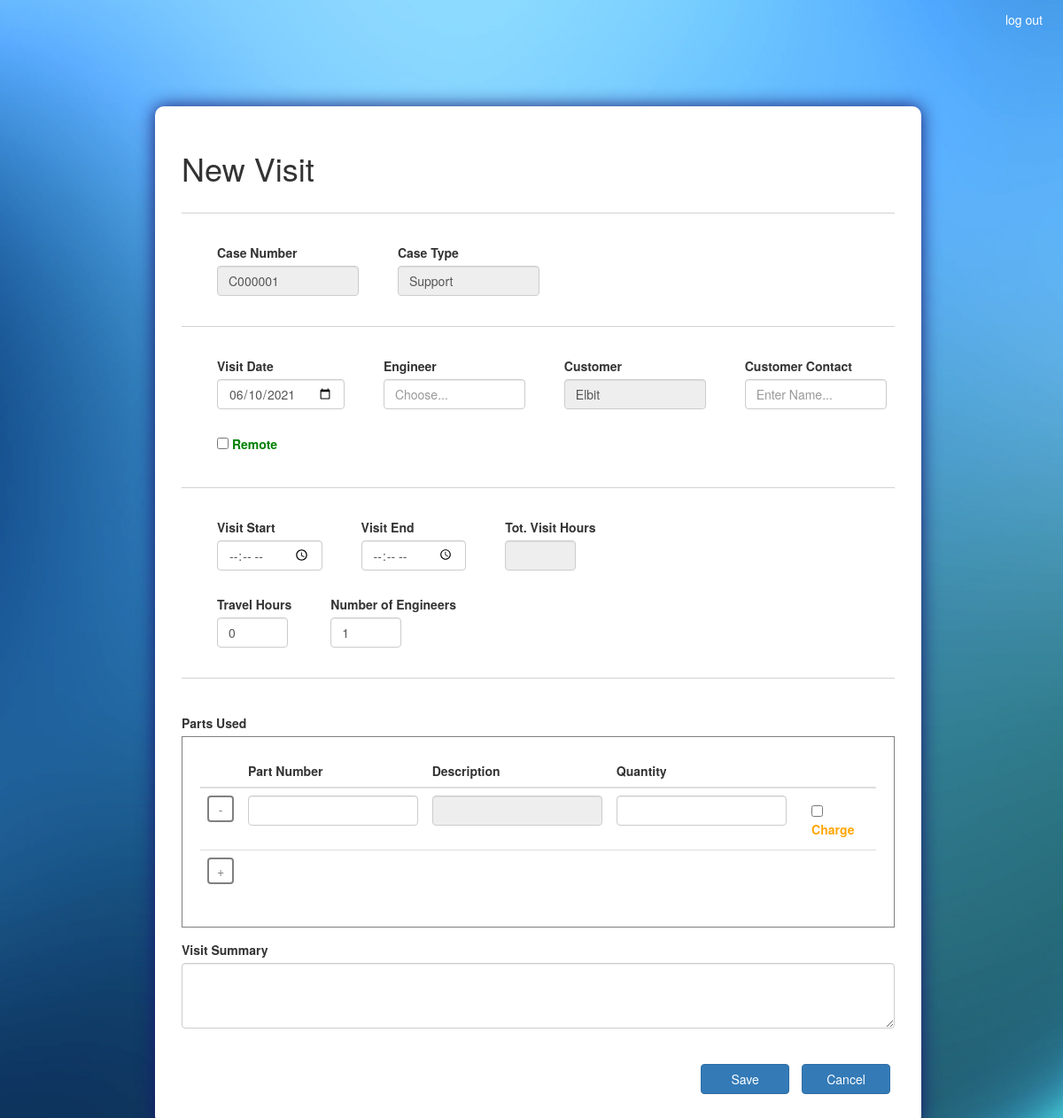
The app's page /new_visit/C000001/ (signed in) with its own data.
### ASISupport_app/models.py (models this page shows, shortened)
class Case(models.Model):
	TYPES = (
		('Support', 'Support'),
		('Training', 'Training'),
		('Maintenance', 'Maintenance'),
		('installation','Installation')
	)
	STATUSES = (
		('Open', 'Open'),
		('Resolved', 'Resolved'),
		('Closed', 'Closed'),
		('On Hold','On Hold'),
		('Cancelled','Cancelled')
	)
	case_num 				= models.CharField(max_length=100, primary_key=True)
	case_type 				= models.CharField(max_length=100, choices=TYPES)
	status 					= models.CharField(max_length=100, choices=STATUSES)
	create_date 			= models.DateTimeField(default=timezone.now)
	target_date 			= models.DateField()
	actual_date 			= models.DateField(blank=True, null=True)
	case_manager 			= models.ForeignKey(Employee, on_delete=models.CASCADE)
	machine_down 			= models.BooleanField(default=False)
	customer 				= models.ForeignKey(Customer, on_delete=models.CASCADE)
	customer_contact 		= models.CharField(max_length=100)
	case_description 		= models.TextField()
	cancellation_reason 	= models.TextField(blank=True, null=True)
	on_hold_reason 			= models.TextField(blank=True, null=True)

class Customer(models.Model):
	customer_name 			= models.CharField(max_length=100, primary_key=True)
	def __str__(self):
		return self.customer_name

### ASISupport_app/views.py (the view, shortened to what this page needs)
# urls.py: path('new_visit/<id>/', views.new_visit_view, name = 'new_visit'),
@login_required(login_url='/accounts/login/')
def new_visit_view(request, id):
	state = 'new'
	case = Case.objects.get(case_num=id)
	if request.method == 'POST' and 'cancel_btn' in request.POST:
		return redirect('ASISupport_app:view_case', id=id)
	parts = Parts.objects.all()
	parts_dict = {part.part_pn:part.part_description for part in parts}
	employees = Employee.objects.all()
	return render(request, 'ASISupport_app/visit.html', locals())

### templates/ASISupport_app/visit.html (shortened to what this page needs)
<!DOCTYPE html>
{% extends "ASISupport_app/base.html" %}
{% load static %}
{% block head_block %}
	<link rel="stylesheet" type="text/css" href="{% static 'css/visit.css' %}">
{% endblock %}
{% block body_block %}
	<section class="col-sm-1 col-sm-10 col-sm-1">
		{% if state == 'view' %}
			<form class="form-container" action="{% url 'ASISupport_app:view_visit' visit.visit_num %}" method="POST" autocomplete="off">
				{% csrf_token %}
				<div>
					<h1 class="inline_it">Visit {{ visit.visit_num }}</h1>
					<div class="action_btn">
						{% if permit_edit and not edit %}
							<button type="submit" name="edit_btn" class="btn btn-primary">Edit</button>
						{% endif %}
						<button type="submit" name="back_btn" class="btn btn-primary" formnovalidate>Back</button>
					</div>
				</div>
				{% if messages %}
				<ul class="messages">
				    {% for message in messages %}
					    {% if message.tags == 'success' %}
	                    	<div class="alert alert-success" role="alert">
						    	<li {% if message.tags %} class=" {{ message.tags }} " {% endif %}> {{ message }} </li>
							</div>
						{% elif message.tags == 'error' %}
	                    	<div class="alert alert-danger" role="alert">
						    	<li {% if message.tags %} class=" {{ message.tags }} " {% endif %}> {{ message }} </li>
							</div>
	                	{% elif message.tags == 'warning' %}
	                    	<div class="alert alert-warning" role="alert">
						    	<li {% if message.tags %} class=" {{ message.tags }} " {% endif %}> {{ message }} </li>
							</div>
						{% else %}
	                    	<div class="alert alert-info" role="alert">
						    	<li {% if message.tags %} class=" {{ message.tags }} " {% endif %}> {{ message }} </li>
							</div>
	                	{% endif %}
				    {% endfor %}
				</ul>
				{% endif %}
				<hr class="solid">
				<div>
					<div class="inline_it inline_spacing">
						<div>
							<label for="case_num">Case Number</label>
						</div>
							<input class="form-control text_bar" id="case_num" type="text" value="{{ visit.case_num }}" readonly>
					</div>
					<div class="inline_it inline_spacing">
						<div>
							<label for="case_type">Case Type</label>
						</div>
							<input class="form-control text_bar" id="case_type" type="text" value="{{ case.case_type }}" readonly>
					</div>
				</div>
				<hr class="solid">
				<div class="inline_it inline_spacing">
					<div>
						<label for="visit_date">Visit Date</label>
					</div>
					<input class="form-control datepicker" id="visit_date" type="date" value="{{ visit.visit_date|date:'Y-m-d' }}" {% if permit_visit_date %} name="visit_date" {% else %} readonly {% endif %} required>
				</div>
				<div class="inline_it inline_spacing">
					<div>
						<label for="Engineer">Engineer</label>
					</div>
					{% if not permit_engineer %}
						<input class="form-control text_bar" type="text" value="{{ visit.engineer }}" readonly>
					{% else %}
						<input class="form-control text_bar" type="text" name="engineer" list="engineer" value="{{ visit.engineer }}" onchange="listValueValidation(this)" required>
						<datalist id="engineer">
							{% for employee in employees %}
								<option value="{{ employee }}">{{ employee }}</option>
							{% endfor %}
						</datalist>
					{% endif %}
				</div>
				<div class="inline_it inline_spacing">
					<div>
						<label for="customer">Customer</label>
					</div>
						<input class="form-control text_bar" id="customer" type="text" value="{{ case.customer }}" readonly>
				</div>
				<div class="inline_it inline_spacing">
					<div>
						<label for="customer_contact">Customer Contact</label>
					</div>
						<input class="form-control text_bar" id="customer_contact" type="text" value="{{ visit.customer_contact }}" {% if permit_customer_contact %} name="customer_contact" {% else %} readonly {% endif %} required>
				</div>
				<div class="inline_it inline_spacing remote_cb">
					<input type="checkbox" id="remote" onclick="toggleTravelHours(this)" {% if visit.remote %} checked {% endif %} {% if permit_remote %} name="remote" {% else %} disabled {% endif %}>
					<label for="remote">Remote</label>
				</div>
				<hr class="solid">
				<div>
					<div class="inline_it inline_spacing">
						<div>
							<label for="visit_start">Visit Start</label>
						</div>
						<input class="form-control datepicker" id="visit_start" type="time" value="{{ visit.visit_start|time:'H:i' }}" {% if permit_visit_start %} name="visit_start" onchange="calculateTime()" {% else %} readonly {% endif %} required>
					</div>
					<div class="inline_it inline_spacing">
						<div>
							<label for="visit_end">Visit End</label>
						</div>
						<input class="form-control datepicker" id="visit_end" type="time" value="{{ visit.visit_end|time:'H:i' }}" {% if permit_visit_end %} name="visit_end" onchange="calculateTime()" {% else %} readonly {% endif %} required>
					</div>
					<div class="inline_it inline_spacing">
						<div>
							<label for="visit_hours">Tot Visit Hours</label>
						</div>
						<input class="form-control int_bar" id="visit_hours" type="text" value="{{ visit.tot_visit_hours|floatformat:2 }}" disabled>
					</div>
				</div>
				<div>
					<div class="inline_it inline_spacing">
						<div>
							<label for="travel_hours">Travel Hours</label>
						</div>
						<input class="form-control int_bar" id="travel_hours" type="text" {% if permit_travel_hours %} name="travel_hours" {% else %} readonly {% endif %} {% if visit.remote %} readonly value="0" {% else %} value="{{ visit.travel_hours|floatformat:2 }}" {% endif %} oninput="IntValidation(this)" required>
					</div>
					<div class="inline_it inline_spacing">
						<div>
							<label for="num_of_engineers">Number of Engineers</label>
						</div>
						<input class="form-control int_bar" id="num_of_engineers" type="text" value="{{ visit.num_of_engineers }}" oninput="PositiveIntValidation(this)" {% if permit_num_of_engineers %} name="num_of_engineers" {% else %} readonly {% endif %} required>
					</div>
				</div>
				<hr class="solid">
				<div class="spacing">
					<label>Parts Used</label>
					<div class="parts_lst">
						<table class="table table-hover" id="parts_used_tbl">
							<thead>
								<tr>
									<th scope="col"></th>
									<th scope="col">Part Number</th>
						    		<th scope="col">Description</th>
						    		<th scope="col">Quantity</th>
						    		<th scope="col"></th>
						    	</tr>
							</thead>
							{% if not permit_parts_delete and not permit_parts_add %}
								<tbody>
									{% for visit_part, description in part_description_dict.items %}
											<tr>
												<td></td>
												<td>{{ visit_part.part_pn }}</td>
												<td>{{ description }}</td>
												<td>{{ visit_part.qty }}</td>
												<td>
													<div class="form-check charge_cb">
														<input type="checkbox" id="charge" {% if visit_part.charge %} checked {% endif %} readonly>
														<label for="charge">Charge</label>
													</div>
												</td>
											</tr>
									{% endfor %}
								</tbody>
							{% else %}
								<tbody>
									{% for visit_part, description in part_description_dict.items %}
										<tr>
											<td>
												<button onclick="deleteRow(this,'parts_used_tbl')" type="button" name="remove_btn" class="btn btn-primary add_or_del_btn">-</button>
											</td>
											<td>
												<input class="form-control" type="text" name="part_num" oninput="completeDesc(this,{{ parts_dict }})" value="{{ visit_part.part_pn }}">
											</td>
											<td>
												<input class="form-control" type="text" name="part_description" value="{{ description }}" readonly>
											</td>
											<td>
												<input class="form-control" type="text" name="qty" value="{{ visit_part.qty }}" oninput="positiveQTYValidation(this)">
											</td>
											<td>
												<div class="form-check charge_cb">
													{% if visit_part.charge %}
														<input type="checkbox" name="charge" onclick="toggleHiddenInput(this)" value="1" checked>
													{% else %}
														<input type="hidden" name="charge" value="0">
														<input type="checkbox" name="charge" onclick="toggleHiddenInput(this)" value="1">
													{% endif %}
													<label for="charge">Charge</label>
												</div>
											</td>
										</tr>
									{% endfor %}
									<tr>
										<td>
											<button onclick="addRow('parts_used_tbl', {{ parts_dict }})" type="button" name="add_btn" class="btn btn-primary add_or_del_btn">+</button>
										</td>
										<td></td>
										<td></td>
										<td></td>
										<td></td>
									</tr>
								</tbody>
							{% endif %}
						</table>
					</div>
				</div>
				<div class="form-group description_bar">
					<label for="visit_summary">Visit Summary</label>
					<textarea class="form-control" id="visit_summary" rows="3" {% if permit_visit_summary %} name="visit_summary" {% else %} readonly {% endif %} required>{{ visit.visit_summary }}</textarea>
				</div>
				{% if edit %}
					<div class="action_btn">
						<button type="submit" name="save_btn" class="btn btn-primary">Save</button>
					</div>
				{% endif %}
			</form>
		{% else %}
			<form class="form-container" action="{% url 'ASISupport_app:new_visit' case.case_num %}" method="POST"  autocomplete="off">
				<div>
					<h1 class="inline_it">New Visit</h1>
				</div>
				<hr class="solid">
				<div>
					<div class="inline_it inline_spacing">
						<div>
							<label for="case_num">Case Number</label>
						</div>
							<input class="form-control text_bar" name="case_num" type="text" value="{{ case.case_num }}" readonly>
					</div>
					<div class="inline_it inline_spacing">
						<div>
							<label for="case_type">Case Type</label>
						</div>
							<input class="form-control text_bar" name="case_type" type="text" value="{{ case.case_type }}" readonly>
					</div>
				</div>
				<hr class="solid">
				<div class="inline_it inline_spacing">
					<div>
						<label for="visit_date">Visit Date</label>
					</div>
					<input class="form-control datepicker" name="visit_date" type="date" id="visit_date" required>
				</div>
				<div class="inline_it inline_spacing">
					<div>
						<label for="engineer">Engineer</label>
					</div>
					<input class="form-control text_bar" type="text" name="engineer" list="engineer" placeholder="Choose..." onchange="listValueValidation(this)" required>
				</div>
				<div class="inline_it inline_spacing">
					<div>
						<label for="customer">Customer</label>
					</div>
						<input class="form-control text_bar" name="customer" type="text" value="{{ case.customer }}" readonly>
				</div>
				<div class="inline_it inline_spacing">
					<div>
						<label for="customer_contact">Customer Contact</label>
					</div>
						<input class="form-control text_bar" name="customer_contact" type="text" placeholder="Enter Name..." required>
				</div>
				<div class="inline_it inline_spacing remote_cb">
					<input type="checkbox" name="remote" onclick="toggleTravelHours(this)">
					<label for="remote">Remote</label>
				</div>
				<hr class="solid">
				<div>
					<div class="inline_it inline_spacing">
						<div>
							<label for="visit_start">Visit Start</label>
						</div>
						<input class="form-control datepicker" name="visit_start" id="visit_start" type="time" onchange="calculateTime()" required>
					</div>
					<div class="inline_it inline_spacing">
						<div>
							<label for="visit_end">Visit End</label>
						</div>
						<input class="form-control datepicker" name="visit_end" id="visit_end" type="time" onchange="calculateTime()" required>
					</div>
					<div class="inline_it inline_spacing">
						<div>
							<label for="visit_hours">Tot. Visit Hours</label>
						</div>
						<input class="form-control int_bar" name="visit_hours" id="visit_hours" type="text" disabled>
					</div>
				</div>
				<div>
					<div class="inline_it inline_spacing">
						<div>
							<label for="travel_hours">Travel Hours</label>
						</div>
						<input class="form-control int_bar" name="travel_hours" id="travel_hours" type="text" oninput="IntValidation(this)" required>
					</div>
					<div class="inline_it inline_spacing">
						<div>
							<label for="num_of_engineers">Number of Engineers</label>
						</div>
						<input class="form-control int_bar" name="num_of_engineers" id="num_of_engineers" type="text" oninput="PositiveIntValidation(this)" required>
					</div>
				</div>
				<hr class="solid">
				<div class="spacing">
					<label>Parts Used</label>
					<div class="parts_lst">
						<table class="table table-hover" id="parts_used_tbl">
							<thead>
								<tr>
									<th scope="col"></th>
									<th scope="col">Part Number</th>
						    		<th scope="col">Description</th>
						    		<th scope="col">Quantity</th>
						    		<th scope="col"></th>
						    	</tr>
							</thead>
							<tbody>
								<tr>
									<td>
										<button onclick="deleteRow(this,'parts_used_tbl')"  type="button" name="remove_btn" class="btn btn-primary add_or_del_btn">-</button>
									</td>
									<td>
										<input class="form-control" type="text" name="part_num" oninput="completeDesc(this,{{ parts_dict }})">
									</td>
									<td>
										<input class="form-control" type="text" name="part_description" readonly>
									</td>
									<td>
										<input class="form-control" type="text" name="qty" oninput="positiveQTYValidation(this)">
									</td>
									<td>
										<div class="form-check charge_cb">
											<input type="checkbox" name="charge" onclick="toggleHiddenInput(this)" value="1">
											<label for="charge">Charge</label>
										</div>
									</td>
								</tr>
								<tr>
									<td>
										<button onclick="addRow('parts_used_tbl', {{ parts_dict }})" type="button" name="add_btn" class="btn btn-primary add_or_del_btn">+</button>
									</td>
									<td></td>
									<td></td>
									<td></td>
									<td></td>
								</tr>
							</tbody>
						</table>
					</div>
				</div>
				<div class="form-group description_bar">
					<label for="visit_summary">Visit Summary</label>
					<textarea class="form-control" name="visit_summary" rows="3" required></textarea>
				</div>
				<div class="action_btn">
					<button type="submit" name="save_btn" class="btn btn-primary">Save</button>
					<button type="submit" name="cancel_btn" class="btn btn-primary" formnovalidate>Cancel</button>
				</div>
			</form>
		{% endif %}
	</section>
{% endblock %}

### records on screen
Case: case_num "C000001", case_type "Support", customer "Elbit"
